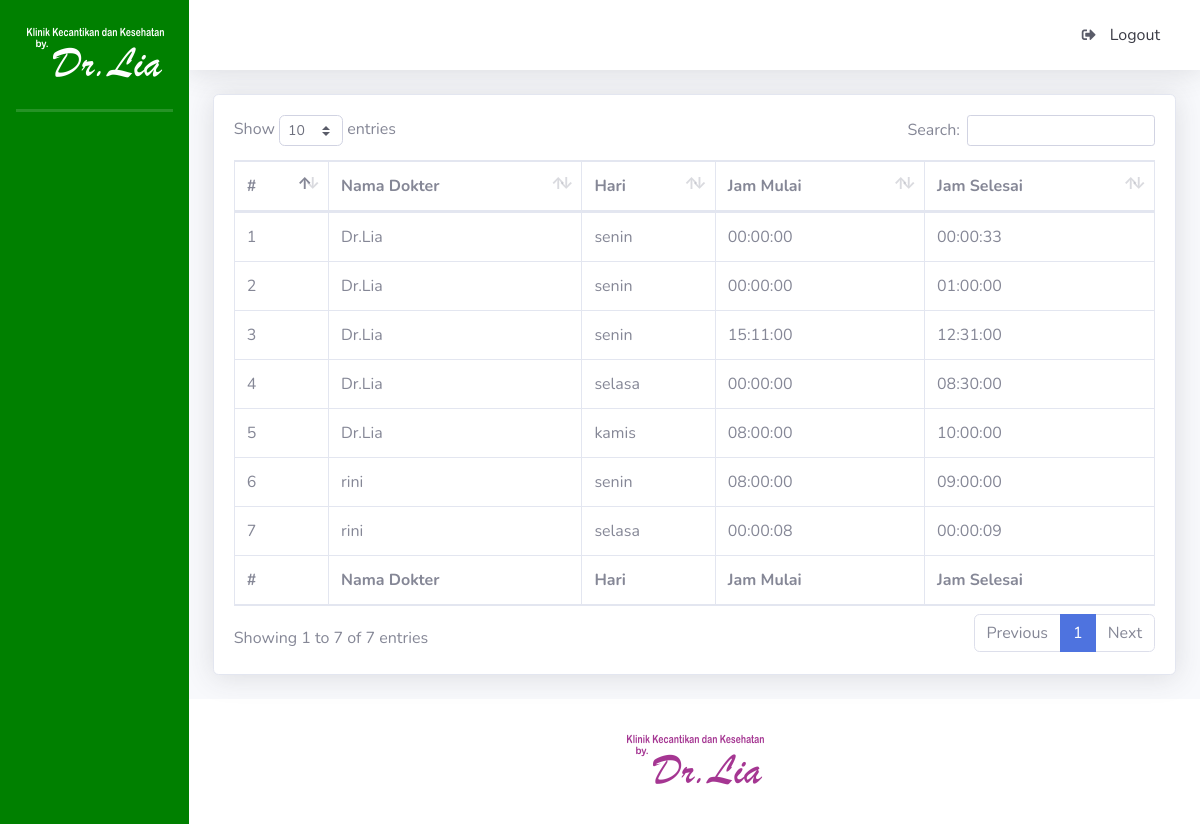
The app's page /index.php/layanan/piket, older data.
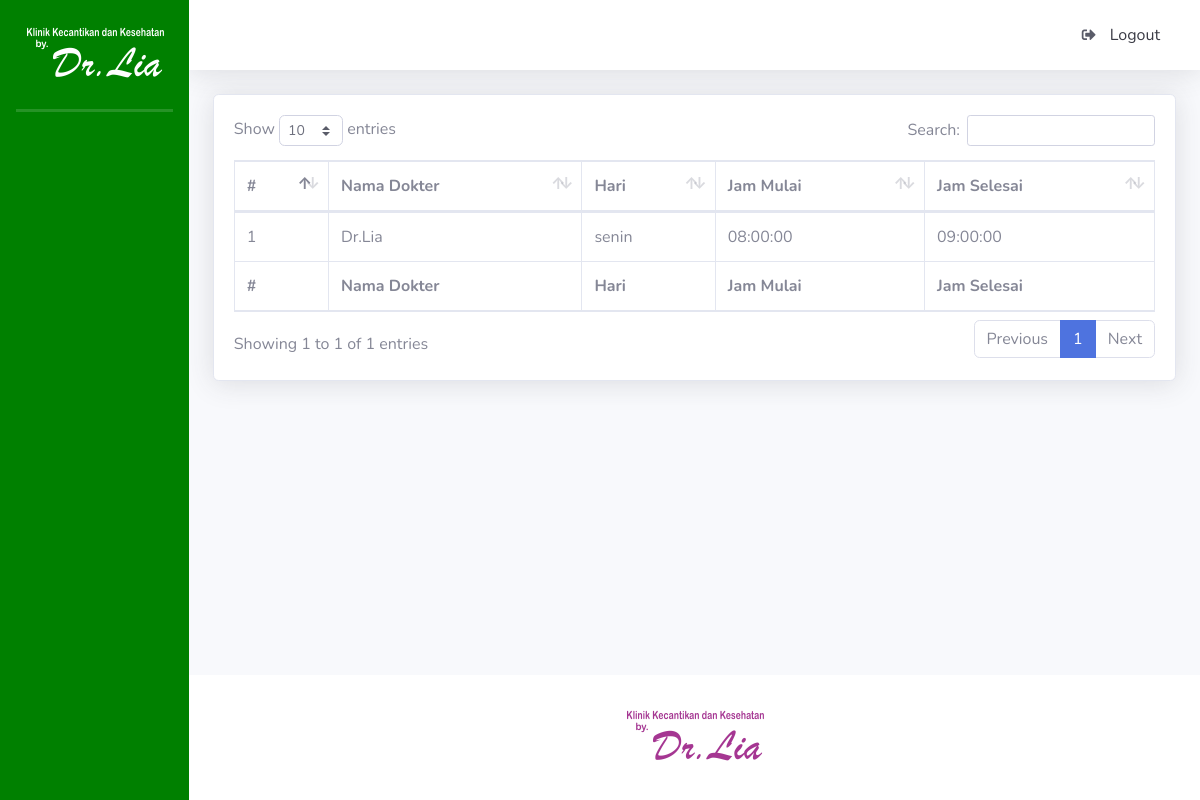
The same page, newer data.
### tables this page shows
CREATE TABLE `tb_piket` (
  `id_piket` bigint(20) NOT NULL,
  `id_dokter` bigint(20) NOT NULL,
  `hari` enum('senin','selasa','rabo','kamis','jumat') NOT NULL,
  `jam_mulai` time NOT NULL,
  `jam_selesai` time NOT NULL
);

CREATE TABLE `tb_dokter` (
  `id_dokter` bigint(20) NOT NULL,
  `nama_dokter` varchar(30) NOT NULL,
  `email_dokter` varchar(100) NOT NULL,
  `password_dokter` varchar(32) NOT NULL,
  `current_password` varchar(32) NOT NULL
);

### application/controllers/Layanan.php (called while the page is built, shortened)
<?php
class Layanan extends CI_Controller {
	public function piket()
	{
		$this->db->join('tb_dokter', 'tb_dokter.id_dokter = tb_piket.id_dokter');
		$this->db->order_by('tb_piket.id_dokter', 'asc');
		$this->db->order_by('FIELD(hari,"senin","selasa","rabo","kamis","jumat")');
		$this->db->order_by('jam_mulai', 'asc');
		$parser['p_semuapiket'] = $this->db->get('tb_piket')->result();
		$this->load->view('layanan/piket_dokter', $parser);
	}
}
?>

### index.php (called while the page is built, shortened)
<?php
require_once BASEPATH.'core/CodeIgniter.php';

### application/views/layanan/piket_dokter.php (the view, shortened to what this page needs)
<!DOCTYPE html>
<html lang="en">
<head>
  <link href="<?php echo base_url(); ?>tema/admin/vendor/fontawesome-free/css/all.min.css" rel="stylesheet" type="text/css">
  <link href="<?php echo base_url(); ?>tema/admin/css/sb-admin-2.min.css" rel="stylesheet">
  <link href="<?php echo base_url(); ?>tema/admin/vendor/datatables/dataTables.bootstrap4.min.css" rel="stylesheet">
  <link href="vendor/datatables/dataTables.bootstrap4.min.css" rel="stylesheet">
</head>
<body id="page-top">
  <div id="wrapper">
    <?php  $this->load->view("template/sidebar");?>
    <div id="content-wrapper" class="d-flex flex-column">
      <div id="content">
        <?php $this->load->view("template/topbar");?>
        <div class="container-fluid">
          <div class="card shadow mb-4">
            <div class="card-body">
              <div class="table-responsive">
                <table class="table table-bordered" id="dataTable" width="100%" cellspacing="0">
                  <thead>
                    <tr>
                     <th>#</th>
                     <th>Nama Dokter</th>
                     <th>Hari</th>
                     <th>Jam Mulai</th>
                     <th>Jam Selesai</th>
                   </tr>
                 </thead>
                 <tfoot>
                  <tr>
                   <th>#</th>
                   <th>Nama Dokter</th>
                   <th>Hari</th>
                     <th>Jam Mulai</th>
                     <th>Jam Selesai</th>
                 </tr>
               </tfoot>
               <tbody>
                 <?php if(count($p_semuapiket) > 0) { ?>
                  <?php $no = 1; ?>
                  <?php foreach ($p_semuapiket as $data) { ?>
                    <tr>
                      <td><?php echo $no++; ?></td>
                      <td><?php echo $data->nama_dokter; ?></td>
                      <td><?php echo $data->hari; ?></td>
                      <td><?php echo $data->jam_mulai; ?></td>
                      <td><?php echo $data->jam_selesai; ?></td>
                  </tr>
                <?php } ?>
              <?php } else { ?>
                <tr>
                  <td colspan="4">Tidak ada jadwal piket</td>
                </tr>
              <?php } ?>
            </tbody>
          </table>
        </div>
      </div>
    </div>
  </div>
</div>
<?php $this->load->view("template/footer");?>

### application/views/template/sidebar.php (shortened to what this page needs)
<ul  class="navbar-nav sidebar sidebar-dark accordion" id="accordionSidebar" style="background-color: green;">
    <div class="sidebar-brand-icon " align="center">
      <br>
      <img src="<?php echo base_url() ?>image/logo1.png">
    </div>
  <br>
  <hr class="sidebar-divider my-0">
    <hr class="sidebar-divider my-0">
  <hr class="sidebar-divider d-none d-md-block">
</ul>

### application/views/template/topbar.php (shortened to what this page needs)
<nav class="navbar navbar-expand navbar-light bg-white topbar mb-4 static-top shadow">
  <ul class="navbar-nav ml-auto">
    <li class="nav-item">
      <a class="dropdown-item" href="<?php echo site_url('login/logout')?>" data-toggle="modal" data-target="#logoutModal">
          <i class="fas fa-sign-out-alt fa-sm fa-fw mr-2 text-gray-800"></i>
          Logout
        </a>
    </li>
  </ul>
</nav>

### application/views/template/footer.php (shortened to what this page needs)
      <footer class="sticky-footer bg-white">
        <div class="container my-auto">
          <div class="copyright text-center my-auto">
            <img src="<?php echo base_url() ?>image/logo2.png">
            <br>
          </div>
        </div>
      </footer>
    </div>
  </div>
</body>
</html>

Row changes from the older to the newer data that the page shows:
removed tb_piket: id_dokter.nama_dokter "Dr.Lia", hari "senin", jam_mulai "00:00:00", jam_selesai "00:00:33"
removed tb_piket: id_dokter.nama_dokter "Dr.Lia", hari "senin", jam_mulai "00:00:00", jam_selesai "01:00:00"
removed tb_piket: id_dokter.nama_dokter "Dr.Lia", hari "senin", jam_mulai "15:11:00", jam_selesai "12:31:00"
removed tb_piket: id_dokter.nama_dokter "Dr.Lia", hari "selasa", jam_mulai "00:00:00", jam_selesai "08:30:00"
removed tb_piket: id_dokter.nama_dokter "Dr.Lia", hari "kamis", jam_mulai "08:00:00", jam_selesai "10:00:00"
removed tb_piket: id_dokter.nama_dokter "rini", hari "senin", jam_mulai "08:00:00", jam_selesai "09:00:00"
removed tb_piket: id_dokter.nama_dokter "rini", hari "selasa", jam_mulai "00:00:08", jam_selesai "00:00:09"
added tb_piket: id_dokter.nama_dokter "Dr.Lia", hari "senin", jam_mulai "08:00:00", jam_selesai "09:00:00"
Text that changed along with them:
text written by a page script: "Show entries Search: Showing 1 to 7 of 7 entries Previous 1 Next" → "Show entries Search: Showing 1 to 1 of 1 entries Previous 1 Next"
